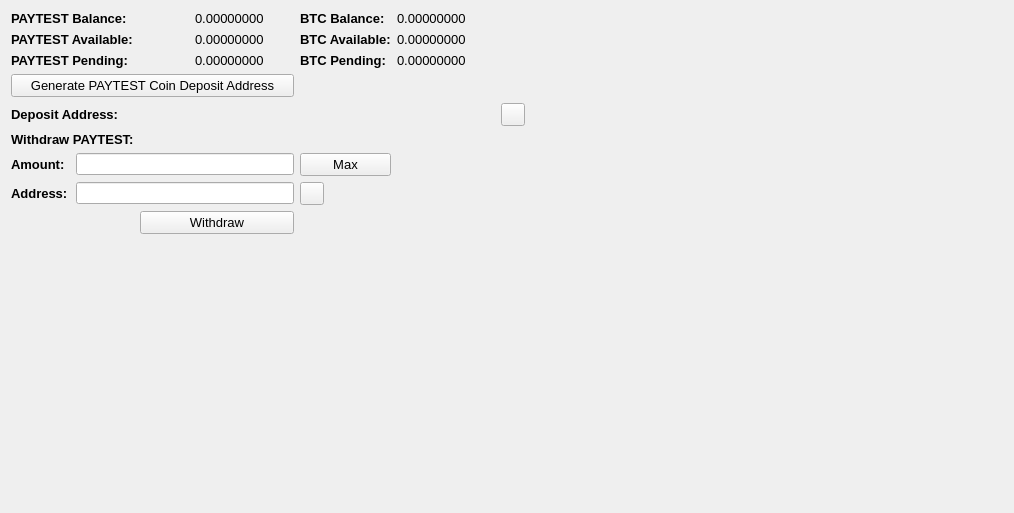
     <widget class="QWidget" name="BalanceTab">
      <attribute name="title">
       <string>Balance</string>
      </attribute>
      <layout class="QGridLayout" name="gridLayout_2">
       <item row="0" column="0" colspan="2">
        <widget class="QLabel" name="label_11">
         <property name="font">
          <font>
           <pointsize>10</pointsize>
           <weight>75</weight>
           <bold>true</bold>
          </font>
         </property>
         <property name="text">
          <string>PAYTEST Balance:</string>
         </property>
        </widget>
       </item>
       <item row="0" column="3">
        <widget class="QLabel" name="PAYTESTBalanceLabel">
         <property name="font">
          <font>
           <pointsize>10</pointsize>
          </font>
         </property>
         <property name="text">
          <string>0.00000000</string>
         </property>
         <property name="textInteractionFlags">
          <set>Qt::LinksAccessibleByMouse|Qt::TextSelectableByMouse</set>
         </property>
        </widget>
       </item>
       <item row="0" column="4">
        <widget class="QLabel" name="label_12">
         <property name="font">
          <font>
           <pointsize>10</pointsize>
           <weight>75</weight>
           <bold>true</bold>
          </font>
         </property>
         <property name="text">
          <string>BTC Balance:</string>
         </property>
        </widget>
       </item>
       <item row="0" column="5">
        <widget class="QLabel" name="BitcoinBalanceLabel">
         <property name="font">
          <font>
           <pointsize>10</pointsize>
          </font>
         </property>
         <property name="text">
          <string>0.00000000</string>
         </property>
         <property name="textInteractionFlags">
          <set>Qt::LinksAccessibleByMouse|Qt::TextSelectableByMouse</set>
         </property>
        </widget>
       </item>
       <item row="0" column="7" rowspan="10">
        <spacer name="horizontalSpacer_4">
         <property name="orientation">
          <enum>Qt::Horizontal</enum>
         </property>
         <property name="sizeHint" stdset="0">
          <size>
           <width>478</width>
           <height>488</height>
          </size>
         </property>
        </spacer>
       </item>
       <item row="1" column="0" colspan="2">
        <widget class="QLabel" name="label_13">
         <property name="font">
          <font>
           <pointsize>10</pointsize>
           <weight>75</weight>
           <bold>true</bold>
          </font>
         </property>
         <property name="text">
          <string>PAYTEST Available:</string>
         </property>
        </widget>
       </item>
       <item row="1" column="3">
        <widget class="QLabel" name="PAYTESTAvailableLabel_2">
         <property name="font">
          <font>
           <pointsize>10</pointsize>
          </font>
         </property>
         <property name="text">
          <string>0.00000000</string>
         </property>
         <property name="textInteractionFlags">
          <set>Qt::LinksAccessibleByMouse|Qt::TextSelectableByMouse</set>
         </property>
        </widget>
       </item>
       <item row="1" column="4">
        <widget class="QLabel" name="label_15">
         <property name="font">
          <font>
           <pointsize>10</pointsize>
           <weight>75</weight>
           <bold>true</bold>
          </font>
         </property>
         <property name="text">
          <string>BTC Available:</string>
         </property>
        </widget>
       </item>
       <item row="1" column="5">
        <widget class="QLabel" name="BitcoinAvailableLabel">
         <property name="font">
          <font>
           <pointsize>10</pointsize>
          </font>
         </property>
         <property name="text">
          <string>0.00000000</string>
         </property>
         <property name="textInteractionFlags">
          <set>Qt::LinksAccessibleByMouse|Qt::TextSelectableByMouse</set>
         </property>
        </widget>
       </item>
       <item row="2" column="0" colspan="2">
        <widget class="QLabel" name="label_14">
         <property name="font">
          <font>
           <pointsize>10</pointsize>
           <weight>75</weight>
           <bold>true</bold>
          </font>
         </property>
         <property name="text">
          <string>PAYTEST Pending:</string>
         </property>
        </widget>
       </item>
       <item row="2" column="3">
        <widget class="QLabel" name="PAYTESTPendingLabel">
         <property name="font">
          <font>
           <pointsize>10</pointsize>
          </font>
         </property>
         <property name="text">
          <string>0.00000000</string>
         </property>
         <property name="textInteractionFlags">
          <set>Qt::LinksAccessibleByMouse|Qt::TextSelectableByMouse</set>
         </property>
        </widget>
       </item>
       <item row="2" column="4">
        <widget class="QLabel" name="label_31">
         <property name="font">
          <font>
           <pointsize>10</pointsize>
           <weight>75</weight>
           <bold>true</bold>
          </font>
         </property>
         <property name="text">
          <string>BTC Pending:</string>
         </property>
        </widget>
       </item>
       <item row="2" column="5">
        <widget class="QLabel" name="BitcoinPendingLabel">
         <property name="font">
          <font>
           <pointsize>10</pointsize>
          </font>
         </property>
         <property name="text">
          <string>0.00000000</string>
         </property>
         <property name="textInteractionFlags">
          <set>Qt::LinksAccessibleByMouse|Qt::TextSelectableByMouse</set>
         </property>
        </widget>
       </item>
       <item row="3" column="0" colspan="4">
        <widget class="QPushButton" name="GenDepositBTN">
         <property name="font">
          <font>
           <pointsize>10</pointsize>
          </font>
         </property>
         <property name="text">
          <string>Generate PAYTEST Coin Deposit Address</string>
         </property>
        </widget>
       </item>
       <item row="4" column="0" colspan="3">
        <widget class="QLabel" name="label_33">
         <property name="font">
          <font>
           <pointsize>10</pointsize>
           <weight>75</weight>
           <bold>true</bold>
          </font>
         </property>
         <property name="text">
          <string>Deposit Address:</string>
         </property>
        </widget>
       </item>
       <item row="4" column="3" colspan="3">
        <widget class="QLabel" name="DepositAddressLabel">
         <property name="minimumSize">
          <size>
           <width>300</width>
           <height>0</height>
          </size>
         </property>
         <property name="palette">
          <palette>
           <active>
            <colorrole role="WindowText">
             <brush brushstyle="SolidPattern">
              <color alpha="255">
               <red>0</red>
               <green>0</green>
               <blue>0</blue>
              </color>
             </brush>
            </colorrole>
            <colorrole role="Text">
             <brush brushstyle="SolidPattern">
              <color alpha="255">
               <red>0</red>
               <green>0</green>
               <blue>255</blue>
              </color>
             </brush>
            </colorrole>
           </active>
           <inactive>
            <colorrole role="WindowText">
             <brush brushstyle="SolidPattern">
              <color alpha="255">
               <red>0</red>
               <green>0</green>
               <blue>0</blue>
              </color>
             </brush>
            </colorrole>
            <colorrole role="Text">
             <brush brushstyle="SolidPattern">
              <color alpha="255">
               <red>0</red>
               <green>0</green>
               <blue>255</blue>
              </color>
             </brush>
            </colorrole>
           </inactive>
           <disabled>
            <colorrole role="WindowText">
             <brush brushstyle="SolidPattern">
              <color alpha="255">
               <red>120</red>
               <green>120</green>
               <blue>120</blue>
              </color>
             </brush>
            </colorrole>
            <colorrole role="Text">
             <brush brushstyle="SolidPattern">
              <color alpha="255">
               <red>120</red>
               <green>120</green>
               <blue>120</blue>
              </color>
             </brush>
            </colorrole>
           </disabled>
          </palette>
         </property>
         <property name="font">
          <font>
           <pointsize>10</pointsize>
           <weight>75</weight>
           <bold>true</bold>
          </font>
         </property>
         <property name="text">
          <string/>
         </property>
         <property name="alignment">
          <set>Qt::AlignRight|Qt::AlignTrailing|Qt::AlignVCenter</set>
         </property>
         <property name="textInteractionFlags">
          <set>Qt::LinksAccessibleByMouse|Qt::TextSelectableByKeyboard|Qt::TextSelectableByMouse</set>
         </property>
        </widget>
       </item>
       <item row="4" column="6">
        <widget class="QToolButton" name="DepositCopyButton">
         <property name="toolTip">
          <string>Copy to clipboard</string>
         </property>
         <property name="text">
          <string/>
         </property>
         <property name="icon">
          <iconset>
           <normaloff>:/icons/editcopy</normaloff>:/icons/editcopy</iconset>
         </property>
         <property name="shortcut">
          <string>Alt+P</string>
         </property>
        </widget>
       </item>
       <item row="5" column="0" colspan="2">
        <widget class="QLabel" name="label_34">
         <property name="font">
          <font>
           <pointsize>10</pointsize>
           <weight>75</weight>
           <bold>true</bold>
          </font>
         </property>
         <property name="text">
          <string>Withdraw PAYTEST:</string>
         </property>
        </widget>
       </item>
       <item row="6" column="0">
        <widget class="QLabel" name="label_26">
         <property name="font">
          <font>
           <pointsize>10</pointsize>
           <weight>75</weight>
           <bold>true</bold>
          </font>
         </property>
         <property name="text">
          <string>Amount:</string>
         </property>
        </widget>
       </item>
       <item row="6" column="1" colspan="3">
        <widget class="QLineEdit" name="WithdrawUnitsInput">
         <property name="font">
          <font>
           <pointsize>9</pointsize>
           <weight>75</weight>
           <bold>true</bold>
          </font>
         </property>
         <property name="text">
          <string/>
         </property>
        </widget>
       </item>
       <item row="6" column="4">
        <widget class="QPushButton" name="Withdraw_Max_Amount">
         <property name="font">
          <font>
           <pointsize>10</pointsize>
          </font>
         </property>
         <property name="text">
          <string>Max</string>
         </property>
        </widget>
       </item>
       <item row="7" column="0">
        <widget class="QLabel" name="label_10">
         <property name="font">
          <font>
           <pointsize>10</pointsize>
           <weight>75</weight>
           <bold>true</bold>
          </font>
         </property>
         <property name="text">
          <string>Address:</string>
         </property>
        </widget>
       </item>
       <item row="7" column="1" colspan="3">
        <widget class="QLineEdit" name="WithdrawAddress">
         <property name="font">
          <font>
           <pointsize>9</pointsize>
           <weight>75</weight>
           <bold>true</bold>
          </font>
         </property>
        </widget>
       </item>
       <item row="7" column="4">
        <widget class="QToolButton" name="WithdrawPasteButton">
         <property name="toolTip">
          <string>Paste from clipboard</string>
         </property>
         <property name="text">
          <string/>
         </property>
         <property name="icon">
          <iconset>
           <normaloff>:/icons/editpaste</normaloff>:/icons/editpaste</iconset>
         </property>
         <property name="shortcut">
          <string>Alt+P</string>
         </property>
        </widget>
       </item>
       <item row="8" column="2" colspan="2">
        <widget class="QPushButton" name="WithdrawUnitsBtn">
         <property name="font">
          <font>
           <pointsize>10</pointsize>
          </font>
         </property>
         <property name="text">
          <string>Withdraw</string>
         </property>
        </widget>
       </item>
       <item row="9" column="0" colspan="6">
        <spacer name="verticalSpacer">
         <property name="orientation">
          <enum>Qt::Vertical</enum>
         </property>
         <property name="sizeHint" stdset="0">
          <size>
           <width>428</width>
           <height>262</height>
          </size>
         </property>
        </spacer>
       </item>
      </layout>
      <zorder>label_31</zorder>
      <zorder>label_15</zorder>
      <zorder>label_12</zorder>
      <zorder>label_14</zorder>
      <zorder>label_13</zorder>
      <zorder>label_11</zorder>
      <zorder>BitcoinBalanceLabel</zorder>
      <zorder>PAYTESTBalanceLabel</zorder>
      <zorder>PAYTESTAvailableLabel_2</zorder>
      <zorder>PAYTESTPendingLabel</zorder>
      <zorder>BitcoinAvailableLabel</zorder>
      <zorder>BitcoinPendingLabel</zorder>
      <zorder>label_33</zorder>
      <zorder>GenDepositBTN</zorder>
      <zorder>DepositAddressLabel</zorder>
      <zorder>Withdraw_Max_Amount</zorder>
      <zorder>label_34</zorder>
      <zorder>WithdrawUnitsInput</zorder>
      <zorder>label_10</zorder>
      <zorder>label_26</zorder>
      <zorder>WithdrawAddress</zorder>
      <zorder>WithdrawUnitsBtn</zorder>
      <zorder>horizontalSpacer_4</zorder>
      <zorder>verticalSpacer</zorder>
      <zorder>WithdrawPasteButton</zorder>
      <zorder>DepositCopyButton</zorder>
     </widget>
